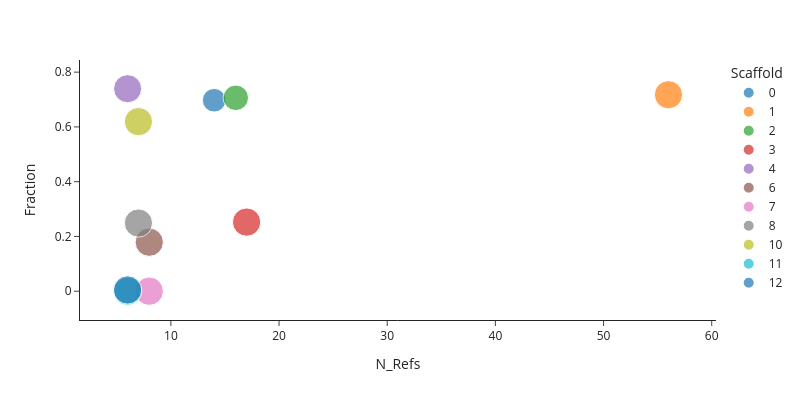

The notebook cell this image was saved under:
### Code cell
plot_df = results_df.copy()
plot_df['Scaffold'] = results_df['Scaffold'].apply(lambda x: str(x))
px.scatter(plot_df, 
           x='N_Refs', 
           y='Fraction', 
           color='Scaffold', 
           size='Total', 
           template='simple_white', 
           width=800, 
           height=400)

### Figure 1 — Plotly figure (JSON) as saved in the notebook; plotly's stock layout.template omitted (floating-point values rounded to 4 significant figures)
{"data": [{"hovertemplate": "Scaffold=0<br>N_Refs=%{x}<br>Fraction=%{y}<br>Total=%{marker.size}<extra></extra>", "legendgroup": "0", "marker": {"color": "#1F77B4", "size": [152], "sizemode": "area", "sizeref": 0.545, "symbol": "circle"}, "mode": "markers", "name": "0", "orientation": "v", "showlegend": true, "x": [14], "xaxis": "x", "y": [0.6974], "yaxis": "y", "type": "scatter"}, {"hovertemplate": "Scaffold=1<br>N_Refs=%{x}<br>Fraction=%{y}<br>Total=%{marker.size}<extra></extra>", "legendgroup": "1", "marker": {"color": "#FF7F0E", "size": [216], "sizemode": "area", "sizeref": 0.545, "symbol": "circle"}, "mode": "markers", "name": "1", "orientation": "v", "showlegend": true, "x": [56], "xaxis": "x", "y": [0.7176], "yaxis": "y", "type": "scatter"}, {"hovertemplate": "Scaffold=2<br>N_Refs=%{x}<br>Fraction=%{y}<br>Total=%{marker.size}<extra></extra>", "legendgroup": "2", "marker": {"color": "#2CA02C", "size": [177], "sizemode": "area", "sizeref": 0.545, "symbol": "circle"}, "mode": "markers", "name": "2", "orientation": "v", "showlegend": true, "x": [16], "xaxis": "x", "y": [0.7062], "yaxis": "y", "type": "scatter"}, {"hovertemplate": "Scaffold=3<br>N_Refs=%{x}<br>Fraction=%{y}<br>Total=%{marker.size}<extra></extra>", "legendgroup": "3", "marker": {"color": "#D62728", "size": [218], "sizemode": "area", "sizeref": 0.545, "symbol": "circle"}, "mode": "markers", "name": "3", "orientation": "v", "showlegend": true, "x": [17], "xaxis": "x", "y": [0.2523], "yaxis": "y", "type": "scatter"}, {"hovertemplate": "Scaffold=4<br>N_Refs=%{x}<br>Fraction=%{y}<br>Total=%{marker.size}<extra></extra>", "legendgroup": "4", "marker": {"color": "#9467BD", "size": [215], "sizemode": "area", "sizeref": 0.545, "symbol": "circle"}, "mode": "markers", "name": "4", "orientation": "v", "showlegend": true, "x": [6], "xaxis": "x", "y": [0.7395], "yaxis": "y", "type": "scatter"}, {"hovertemplate": "Scaffold=6<br>N_Refs=%{x}<br>Fraction=%{y}<br>Total=%{marker.size}<extra></extra>", "legendgroup": "6", "marker": {"color": "#8C564B", "size": [218], "sizemode": "area", "sizeref": 0.545, "symbol": "circle"}, "mode": "markers", "name": "6", "orientation": "v", "showlegend": true, "x": [8], "xaxis": "x", "y": [0.1789], "yaxis": "y", "type": "scatter"}, {"hovertemplate": "Scaffold=7<br>N_Refs=%{x}<br>Fraction=%{y}<br>Total=%{marker.size}<extra></extra>", "legendgroup": "7", "marker": {"color": "#E377C2", "size": [218], "sizemode": "area", "sizeref": 0.545, "symbol": "circle"}, "mode": "markers", "name": "7", "orientation": "v", "showlegend": true, "x": [8], "xaxis": "x", "y": [0.0], "yaxis": "y", "type": "scatter"}, {"hovertemplate": "Scaffold=8<br>N_Refs=%{x}<br>Fraction=%{y}<br>Total=%{marker.size}<extra></extra>", "legendgroup": "8", "marker": {"color": "#7F7F7F", "size": [217], "sizemode": "area", "sizeref": 0.545, "symbol": "circle"}, "mode": "markers", "name": "8", "orientation": "v", "showlegend": true, "x": [7], "xaxis": "x", "y": [0.2488], "yaxis": "y", "type": "scatter"}, {"hovertemplate": "Scaffold=10<br>N_Refs=%{x}<br>Fraction=%{y}<br>Total=%{marker.size}<extra></extra>", "legendgroup": "10", "marker": {"color": "#BCBD22", "size": [218], "sizemode": "area", "sizeref": 0.545, "symbol": "circle"}, "mode": "markers", "name": "10", "orientation": "v", "showlegend": true, "x": [7], "xaxis": "x", "y": [0.6193], "yaxis": "y", "type": "scatter"}, {"hovertemplate": "Scaffold=11<br>N_Refs=%{x}<br>Fraction=%{y}<br>Total=%{marker.size}<extra></extra>", "legendgroup": "11", "marker": {"color": "#17BECF", "size": [218], "sizemode": "area", "sizeref": 0.545, "symbol": "circle"}, "mode": "markers", "name": "11", "orientation": "v", "showlegend": true, "x": [6], "xaxis": "x", "y": [0.0], "yaxis": "y", "type": "scatter"}, {"hovertemplate": "Scaffold=12<br>N_Refs=%{x}<br>Fraction=%{y}<br>Total=%{marker.size}<extra></extra>", "legendgroup": "12", "marker": {"color": "#1F77B4", "size": [218], "sizemode": "area", "sizeref": 0.545, "symbol": "circle"}, "mode": "markers", "name": "12", "orientation": "v", "showlegend": true, "x": [6], "xaxis": "x", "y": [0.004587], "yaxis": "y", "type": "scatter"}], "layout": {"xaxis": {"anchor": "y", "domain": [0.0, 1.0], "title": {"text": "N_Refs"}}, "yaxis": {"anchor": "x", "domain": [0.0, 1.0], "title": {"text": "Fraction"}}, "legend": {"title": {"text": "Scaffold"}, "tracegroupgap": 0, "itemsizing": "constant"}, "margin": {"t": 60}, "height": 400, "width": 800}}
